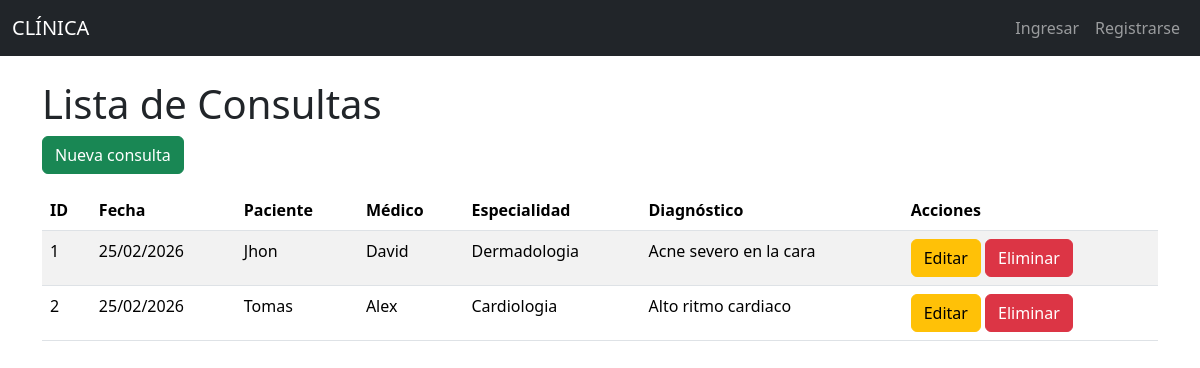
The app's page /consultas/, older data.
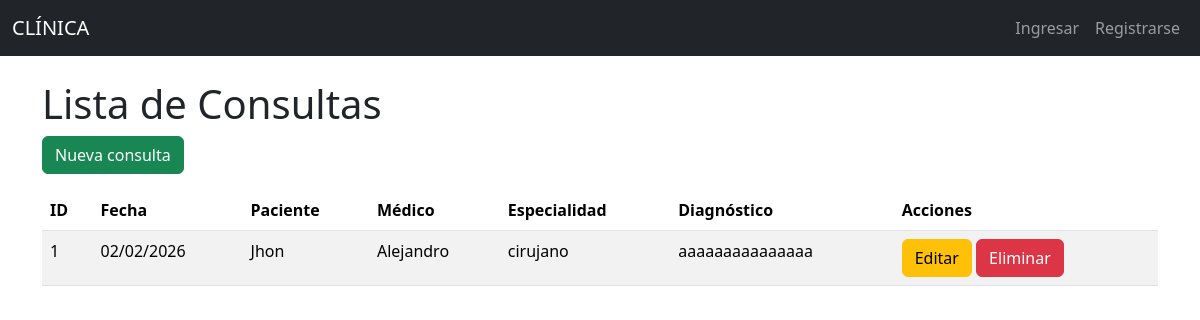
The same page, newer data.
### models/consulta_model.py (models this page shows, shortened)
class Consulta(db.Model):
    __tablename__ = "consultas"
    id = db.Column(db.Integer, primary_key=True)
    fecha = db.Column(db.DateTime, nullable=False)
    diagnostico = db.Column(db.String(250), nullable=False)
    tratamiento = db.Column(db.String(250), nullable=False)
    medico_id = db.Column(db.Integer, db.ForeignKey('medicos.id'), nullable=False)
    paciente_id = db.Column(db.Integer, db.ForeignKey('pacientes.id'), nullable=False)
    medico = db.relationship('Medico', back_populates='consultas')
    paciente = db.relationship('Paciente', back_populates='consultas')
    @staticmethod
    def get_all():
        return Consulta.query.all()

### models/paciente_model.py (models this page shows, shortened)
class Paciente(db.Model):
    __tablename__ = "pacientes"
    id = db.Column(db.Integer, primary_key=True)
    nombre = db.Column(db.String(80), nullable=False)
    edad = db.Column(db.Integer, nullable=False)
    direccion = db.Column(db.String(200), nullable=False)
    telefono = db.Column(db.String(20), nullable=False)
    consultas = db.relationship('Consulta', back_populates='paciente', cascade="all, delete-orphan")
    def delete(self):
        db.session.delete(self)
        db.session.commit()

### models/medico_model.py (models this page shows, shortened)
class Medico(db.Model):
    __tablename__ = "medicos"
    id = db.Column(db.Integer, primary_key=True)
    nombre = db.Column(db.String(80), nullable=False)
    especialidad = db.Column(db.String(100), nullable=False)
    telefono = db.Column(db.String(20), nullable=False)
    correo = db.Column(db.String(100), nullable=False)
    consultas = db.relationship('Consulta', back_populates='medico', cascade="all, delete-orphan")
    def delete(self):
        db.session.delete(self)
        db.session.commit()

### controllers/consulta_controller.py (the view)
@consulta_bp.route("/")
def index():
    consultas = Consulta.get_all()
    return consulta_view.list(consultas)

### run.py (called while the page is built)
@app.context_processor
def inject_active_path():
    def is_active(path):
        return 'active' if request.path == path else ''
    return(dict(is_active = is_active))

### view/consulta_view.py (called while the page is built)
def list(consultas):
    return render_template('consultas/index.html', consultas=consultas)

### templates/consultas/index.html (shortened to what this page needs)
{% extends 'base.html' %}
{% block content %}
<h1>Lista de Consultas</h1>
<a href="{{ url_for('consulta.create') }}" class="btn btn-success mb-3">Nueva consulta</a>
<table class="table table-striped">
    <thead>
        <tr>
            <th>ID</th>
            <th>Fecha</th>
            <th>Paciente</th>
            <th>Médico</th>
            <th>Especialidad</th>
            <th>Diagnóstico</th>
             <th>Acciones</th>
        </tr>
    </thead>
    <tbody>
        {% for item in consultas %}
        <tr>
            <td>{{ item.id }}</td>
            <td>{{ item.fecha.strftime('%d/%m/%Y') }}</td>
            <td>{{ item.paciente.nombre }}</td>
            <td>{{ item.medico.nombre }}</td>
            <td>{{ item.medico.especialidad }}</td>
            <td>{{ item.diagnostico[:50] }}{% if item.diagnostico|length > 50 %}...{% endif %}</td>
            <td>
                <a href="{{ url_for('consulta.edit', id=item.id) }}" class="btn btn-warning">Editar</a>
                <a href="{{ url_for('consulta.delete', id=item.id) }}" class="btn btn-danger" onclick="return confirm('Estás seguro de eliminar ?')">Eliminar</a>
            </td>
        </tr>
        {% endfor %}
    </tbody>
</table>
{% endblock %}

### templates/base.html (shortened to what this page needs)
<!doctype html>
<html lang="es">
<head>
    <link href="https://cdn.jsdelivr.net/npm/bootstrap@5.3.8/dist/css/bootstrap.min.css" rel="stylesheet"
>
</head>
<body>
    <nav class="navbar navbar-expand-lg navbar-dark bg-dark">
        <div class="container-fluid">
            <a class="navbar-brand" href="{{ url_for('home') }}">CLÍNICA</a>
            <div class="collapse navbar-collapse" id="navbarNav">
                <ul class="navbar-nav">
                    {% if session.logged_in %}
                        <li class="nav-item">
                            <span class="nav-link text-info">Hola, {{ session.user_name }}</span>
                        </li>
                        <li class="nav-item">
                            <a class="nav-link" href="{{ url_for('auth.logout') }}">Salir</a>
                        </li>
                    {% else %}
                        <li class="nav-item">
                            <a class="nav-link" href="{{ url_for('auth.login') }}">Ingresar</a>
                        </li>
                        <li class="nav-item">
                            <a class="nav-link" href="{{ url_for('auth.register') }}">Registrarse</a>
                        </li>
                    {% endif %}
                </ul>
            </div>
        </div>
    </nav>
    <div class="container mt-4">
        {% block content %}
        {% endblock %}
    </div>
</body>
</html>

Row changes from the older to the newer data that the page shows:
removed Consulta: id "2", fecha "25/02/2026", paciente.nombre "Tomas", medico.nombre "Alex", medico.especialidad "Cardiologia", diagnostico "Alto ritmo cardiaco"
changed Consulta "Jhon": fecha "25/02/2026" → "02/02/2026"; medico.nombre "David" → "Alejandro"; medico.especialidad "Dermadologia" → "cirujano"; diagnostico "Acne severo en la cara" → "aaaaaaaaaaaaaaa"
